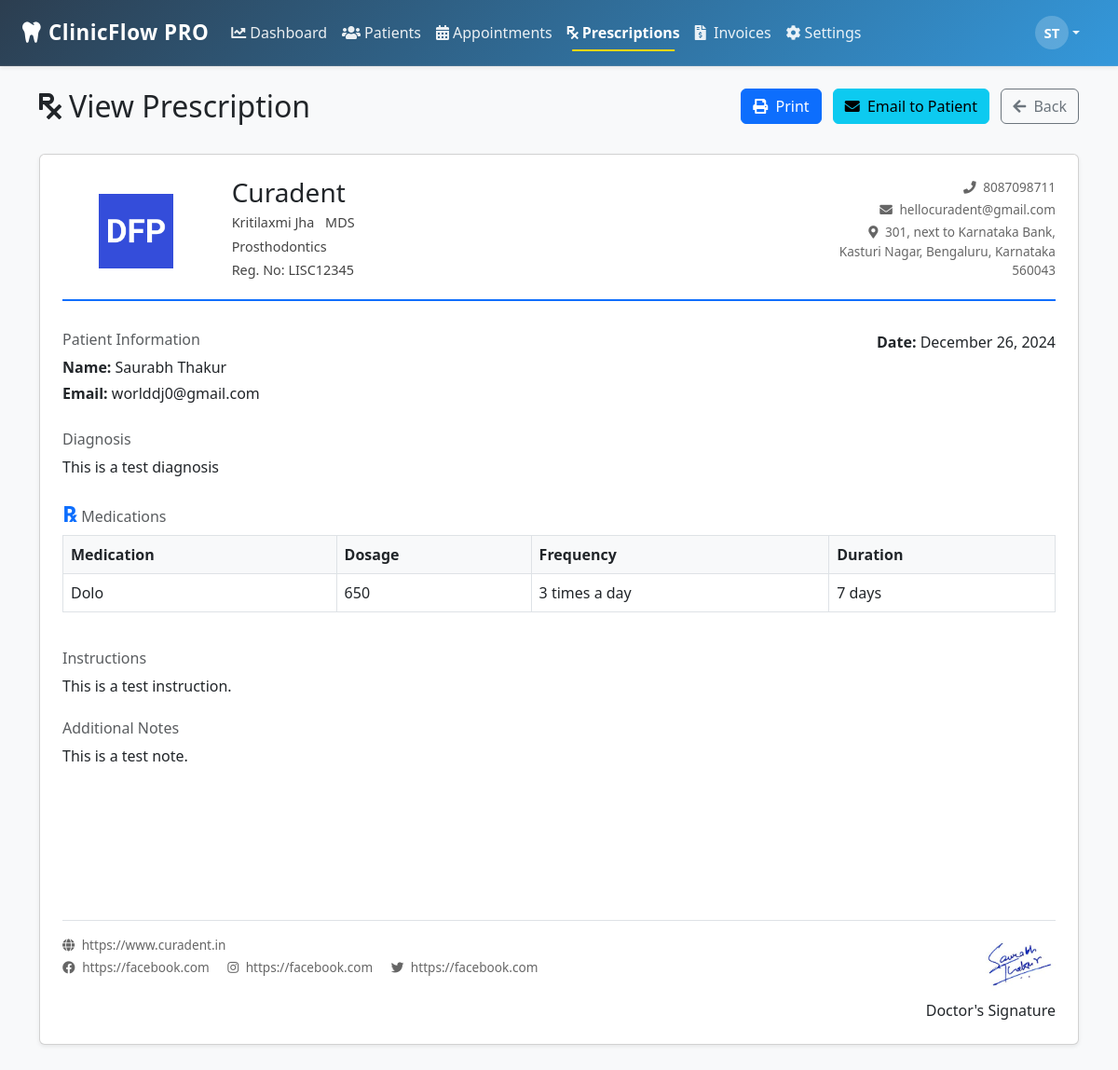
Page /modules/prescriptions/view.php?id=1 (signed in) on the committed database.
### tables this page shows
CREATE TABLE `clinic_settings` (
  `id` int(11) NOT NULL,
  `user_id` int(11) NOT NULL,
  `clinic_name` varchar(100) NOT NULL,
  `logo_path` varchar(255) DEFAULT NULL,
  `email` varchar(100) DEFAULT NULL,
  `phone` varchar(20) DEFAULT NULL,
  `website` varchar(255) DEFAULT NULL,
  `address` text DEFAULT NULL,
  `country` varchar(100) DEFAULT NULL,
  `currency` varchar(10) DEFAULT NULL,
  `working_days` longtext DEFAULT NULL CHECK (json_valid(`working_days`)),
  `working_hours_start` time DEFAULT NULL,
  `working_hours_end` time DEFAULT NULL,
  `default_appointment_duration` int(11) DEFAULT 30,
  `doctor_name` varchar(100) DEFAULT NULL,
  `license_number` varchar(50) DEFAULT NULL,
  `degree` varchar(100) DEFAULT NULL,
  `specialization` varchar(100) DEFAULT NULL,
  `awards_recognition` text DEFAULT NULL,
  `signature_path` varchar(255) DEFAULT NULL,
  `gst_number` varchar(50) DEFAULT NULL,
  `tax_registration_number` varchar(50) DEFAULT NULL,
  `holidays` longtext DEFAULT NULL CHECK (json_valid(`holidays`)),
  `time_zone` varchar(100) DEFAULT NULL,
  `appointment_reminder_before` int(11) DEFAULT 24,
  `cancellation_policy` text DEFAULT NULL,
  `social_media_links` longtext DEFAULT NULL CHECK (json_valid(`social_media_links`)),
  `payment_methods` longtext DEFAULT NULL CHECK (json_valid(`payment_methods`)),
  `invoice_prefix` varchar(10) DEFAULT NULL,
  `invoice_footer_text` text DEFAULT NULL,
  `sms_notifications` tinyint(1) DEFAULT 0,
  `email_notifications` tinyint(1) DEFAULT 1,
  `created_at` timestamp NOT NULL DEFAULT current_timestamp(),
  `updated_at` timestamp NOT NULL DEFAULT current_timestamp() ON UPDATE current_timestamp()
);

CREATE TABLE `prescriptions` (
  `id` int(11) NOT NULL,
  `user_id` int(11) NOT NULL,
  `patient_id` int(11) NOT NULL,
  `appointment_id` int(11) DEFAULT NULL,
  `diagnosis` text DEFAULT NULL,
  `medications` longtext DEFAULT NULL CHECK (json_valid(`medications`)),
  `instructions` text DEFAULT NULL,
  `notes` text DEFAULT NULL,
  `created_at` timestamp NOT NULL DEFAULT current_timestamp(),
  `updated_at` timestamp NOT NULL DEFAULT current_timestamp() ON UPDATE current_timestamp()
);

CREATE TABLE `patients` (
  `id` int(11) NOT NULL,
  `first_name` varchar(50) NOT NULL,
  `last_name` varchar(50) NOT NULL,
  `email` varchar(100) DEFAULT NULL,
  `phone` varchar(20) NOT NULL,
  `date_of_birth` date DEFAULT NULL,
  `gender` enum('male','female','other') NOT NULL,
  `address` text DEFAULT NULL,
  `medical_history` text DEFAULT NULL,
  `notes` text DEFAULT NULL,
  `created_at` timestamp NOT NULL DEFAULT current_timestamp(),
  `updated_at` timestamp NOT NULL DEFAULT current_timestamp() ON UPDATE current_timestamp(),
  `user_id` int(11) NOT NULL
);

### modules/clinic_settings/models/Settings.php (called while the page is built, shortened)
<?php
require_once __DIR__ . '/../../../config/database.php';
class Settings {
    private $conn;
    private $table = 'clinic_settings';
    public function __construct() {
        $database = new Database();
        $this->conn = $database->connect();
    }
    public function getSettings($userId) {
        $query = "SELECT * FROM " . $this->table . " WHERE user_id = :user_id";
        $stmt = $this->conn->prepare($query);
        $stmt->bindParam(':user_id', $userId);
        $stmt->execute();
        return $stmt->fetch(PDO::FETCH_ASSOC);
    }
}

### config/database.php (called while the page is built, shortened)
<?php
class Database {
    public function connect() {
        try {
            $this->conn = new PDO(
                "mysql:host=" . DB_HOST . ";dbname=" . DB_NAME,
                DB_USER,
                DB_PASS
            );
            $this->conn->setAttribute(PDO::ATTR_ERRMODE, PDO::ERRMODE_EXCEPTION);
            return $this->conn;
        } catch(PDOException $e) {
            echo "Connection Error: " . $e->getMessage();
            return null;
        }
    }
}

### modules/prescriptions/models/Prescription.php (called while the page is built, shortened)
<?php
require_once __DIR__ . '/../../../config/database.php';
class Prescription {
    private $conn;
    private $table = 'prescriptions';
    public function __construct() {
        $database = new Database();
        $this->conn = $database->connect();
    }
    public function getById($id, $userId) {
        $query = "SELECT p.*,
                         CONCAT(pat.first_name, ' ', pat.last_name) as patient_name,
                         pat.email as patient_email,
                         a.date as appointment_date,
                         a.time as appointment_time
                  FROM " . $this->table . " p
                  LEFT JOIN patients pat ON p.patient_id = pat.id
                  LEFT JOIN appointments a ON p.appointment_id = a.id
                  WHERE p.id = :id AND p.user_id = :user_id";
        $stmt = $this->conn->prepare($query);
        $stmt->bindParam(':id', $id);
        $stmt->bindParam(':user_id', $userId);
        $stmt->execute();
        return $stmt->fetch(PDO::FETCH_ASSOC);
    }
}

### modules/prescriptions/view.php (the view, shortened to what this page needs)
<?php
require_once 'models/Prescription.php';
require_once '../clinic_settings/models/Settings.php';
$pageTitle = "View Prescription";
$prescriptionId = $_GET['id'] ?? 0;
$prescription = new Prescription();
$settings = new Settings();
$prescriptionData = $prescription->getById($prescriptionId, $_SESSION['user_id']);
$clinicSettings = $settings->getSettings($_SESSION['user_id']);
$medications = json_decode($prescriptionData['medications'], true);
?>
<!DOCTYPE html>
<html lang="en">
<head>
    <link href="https://cdn.jsdelivr.net/npm/bootstrap@5.3.0/dist/css/bootstrap.min.css" rel="stylesheet">
    <link rel="stylesheet" href="https://cdnjs.cloudflare.com/ajax/libs/font-awesome/5.15.4/css/all.min.css">
</head>
<body class="bg-light">
    <div class="no-print">
        <?php include_once BASE_PATH . '/includes/navbar.php'; ?>
    </div>
    <div class="container mt-4 mb-5">
        <div class="row mb-4 no-print">
            <div class="col-md-6">
                <h2><i class="fas fa-prescription me-2"></i><?php echo $pageTitle; ?></h2>
            </div>
            <div class="col-md-6 text-end">
                <button type="button" class="btn btn-primary me-2" onclick="window.print()">
                    <i class="fas fa-print me-1"></i> Print
                </button>
                <button type="button" class="btn btn-info me-2" id="emailButton" onclick="sendEmail(<?php echo $prescriptionId; ?>)">
                    <i class="fas fa-envelope me-1"></i> Email to Patient
                </button>
                <a href="index.php" class="btn btn-outline-secondary">
                    <i class="fas fa-arrow-left me-1"></i> Back
                </a>
            </div>
        </div>
        <div class="card shadow-sm">
            <div class="card-body p-4">
                <div class="prescription-header">
                    <div class="row align-items-center">
                        <div class="col-md-2 text-center">
                            <?php if (!empty($clinicSettings['logo_path'])): ?>
                                <img src="<?php echo BASE_URL . '/' . $clinicSettings['logo_path']; ?>"
                                     alt="Clinic Logo" class="clinic-logo">
                            <?php endif; ?>
                        </div>
                        <div class="col-md-7">
                            <h3 class="mb-1"><?php echo htmlspecialchars($clinicSettings['clinic_name'] ?? 'Clinic Name'); ?></h3>
                            <div class="doctor-info">
                                <p class="mb-1">
                                    <?php echo htmlspecialchars($clinicSettings['doctor_name'] ?? ''); ?>
                                    <?php if (!empty($clinicSettings['degree'])): ?>
                                        <span class="ms-2"><?php echo htmlspecialchars($clinicSettings['degree']); ?></span>
                                    <?php endif; ?>
                                </p>
                                <?php if (!empty($clinicSettings['specialization'])): ?>
                                    <p class="mb-1"><?php echo htmlspecialchars($clinicSettings['specialization']); ?></p>
                                <?php endif; ?>
                                <?php if (!empty($clinicSettings['license_number'])): ?>
                                    <p class="mb-1">Reg. No: <?php echo htmlspecialchars($clinicSettings['license_number']); ?></p>
                                <?php endif; ?>
                            </div>
                        </div>
                        <div class="col-md-3 clinic-contact text-end">
                            <?php if (!empty($clinicSettings['phone'])): ?>
                                <p class="mb-1"><i class="fas fa-phone me-1"></i> <?php echo htmlspecialchars($clinicSettings['phone']); ?></p>
                            <?php endif; ?>
                            <?php if (!empty($clinicSettings['email'])): ?>
                                <p class="mb-1"><i class="fas fa-envelope me-1"></i> <?php echo htmlspecialchars($clinicSettings['email']); ?></p>
                            <?php endif; ?>
                            <?php if (!empty($clinicSettings['address'])): ?>
                                <p class="mb-1"><i class="fas fa-map-marker-alt me-1"></i> <?php echo htmlspecialchars($clinicSettings['address']); ?></p>
                            <?php endif; ?>
                        </div>
                    </div>
                </div>
                <div class="prescription-content">
                    <div class="row mb-4">
                        <div class="col-md-6">
                            <h6 class="text-muted mb-2">Patient Information</h6>
                            <p class="mb-1"><strong>Name:</strong> <?php echo htmlspecialchars($prescriptionData['patient_name']); ?></p>
                            <?php if (!empty($prescriptionData['patient_email'])): ?>
                                <p class="mb-1"><strong>Email:</strong> <?php echo htmlspecialchars($prescriptionData['patient_email']); ?></p>
                            <?php endif; ?>
                        </div>
                        <div class="col-md-6 text-end">
                            <p class="mb-1"><strong>Date:</strong> <?php echo date('F j, Y', strtotime($prescriptionData['created_at'])); ?></p>
                        </div>
                    </div>
                    <?php if (!empty($prescriptionData['diagnosis'])): ?>
                    <div class="mb-4">
                        <h6 class="text-muted mb-2">Diagnosis</h6>
                        <p><?php echo nl2br(htmlspecialchars($prescriptionData['diagnosis'])); ?></p>
                    </div>
                    <?php endif; ?>
                    <div class="mb-4">
                        <h6 class="text-muted mb-2">
                            <span class="rx-symbol">℞</span> Medications
                        </h6>
                        <div class="table-responsive">
                            <table class="table table-bordered medication-table">
                                <thead>
                                    <tr>
                                        <th>Medication</th>
                                        <th>Dosage</th>
                                        <th>Frequency</th>
                                        <th>Duration</th>
                                    </tr>
                                </thead>
                                <tbody>
                                    <?php foreach ($medications as $med): ?>
                                        <tr>
                                            <td><?php echo htmlspecialchars($med['name']); ?></td>
                                            <td><?php echo htmlspecialchars($med['dosage']); ?></td>
                                            <td><?php echo htmlspecialchars($med['frequency']); ?></td>
                                            <td><?php echo htmlspecialchars($med['duration']); ?></td>
                                        </tr>
                                    <?php endforeach; ?>
                                </tbody>
                            </table>
                        </div>
                    </div>
                    <?php if (!empty($prescriptionData['instructions'])): ?>
                    <div class="mb-4">
                        <h6 class="text-muted mb-2">Instructions</h6>
                        <p><?php echo nl2br(htmlspecialchars($prescriptionData['instructions'])); ?></p>
                    </div>
                    <?php endif; ?>
                    <?php if (!empty($prescriptionData['notes'])): ?>
                    <div class="mb-4">
                        <h6 class="text-muted mb-2">Additional Notes</h6>
                        <p><?php echo nl2br(htmlspecialchars($prescriptionData['notes'])); ?></p>
                    </div>
                    <?php endif; ?>
                </div>
                <div class="prescription-footer">
                    <div class="row">
                        <div class="col-md-8">
                            <div class="clinic-contact">
                                <?php if (!empty($clinicSettings['website'])): ?>
                                    <p class="mb-1">
                                        <i class="fas fa-globe me-1"></i>
                                        <?php echo htmlspecialchars($clinicSettings['website']); ?>
                                    </p>
                                <?php endif; ?>
                                <?php
                                $socialMedia = json_decode($clinicSettings['social_media_links'] ?? '[]', true);
                                if (!empty($socialMedia)):
                                ?>
                                    <div class="social-media-links">
                                        <?php foreach ($socialMedia as $platform => $link):
                                            $icon = match(strtolower($platform)) {
                                                'facebook' => 'fab fa-facebook',
                                                'twitter' => 'fab fa-twitter',
                                                'instagram' => 'fab fa-instagram',
                                                'linkedin' => 'fab fa-linkedin',
                                                'youtube' => 'fab fa-youtube',
                                                default => 'fas fa-link'
                                            };
                                        ?>
                                            <span class="me-3">
                                                <i class="<?php echo $icon; ?> me-1"></i>
                                                <?php echo htmlspecialchars($link); ?>
                                            </span>
                                        <?php endforeach; ?>
                                    </div>
                                <?php endif; ?>
                            </div>
                        </div>
                        <div class="col-md-4 text-end">
                            <?php if (!empty($clinicSettings['signature_path'])): ?>
                                <img src="<?php echo BASE_URL . '/' . $clinicSettings['signature_path']; ?>"
                                     alt="Doctor's Signature" class="doctor-signature mb-2">
                            <?php endif; ?>
                            <p class="mb-0">Doctor's Signature</p>
                        </div>
                    </div>
                </div>
            </div>
        </div>
    </div>
    <div class="position-fixed bottom-0 end-0 p-3" style="z-index: 11">
    </div>
</body>
</html>

### rows in the picture
clinic_settings: logo_path (picture), clinic_name "Curadent", doctor_name "Kritilaxmi Jha", degree "MDS", specialization "Prosthodontics", license_number "LISC12345", phone "8087098711", email "hellocuradent@gmail.com", address "301, next to Karnataka Bank, Kasturi Nagar, Bengaluru, Karnataka 560043", website "https://www.curadent.in", social_media_links "https://facebook.com", signature_path (picture)
prescriptions: patient.email "worlddj0@gmail.com", created_at "December 26, 2024", diagnosis "This is a test diagnosis", instructions "This is a test instruction.", notes "This is a test note."

### other values in the picture
$initials "ST"
$pageTitle "View Prescription"
$prescriptionData['patient_name'] "Saurabh Thakur"
$med['name'] "Dolo"
$med['dosage'] "650"
$med['frequency'] "3 times a day"
$med['duration'] "7 days"
